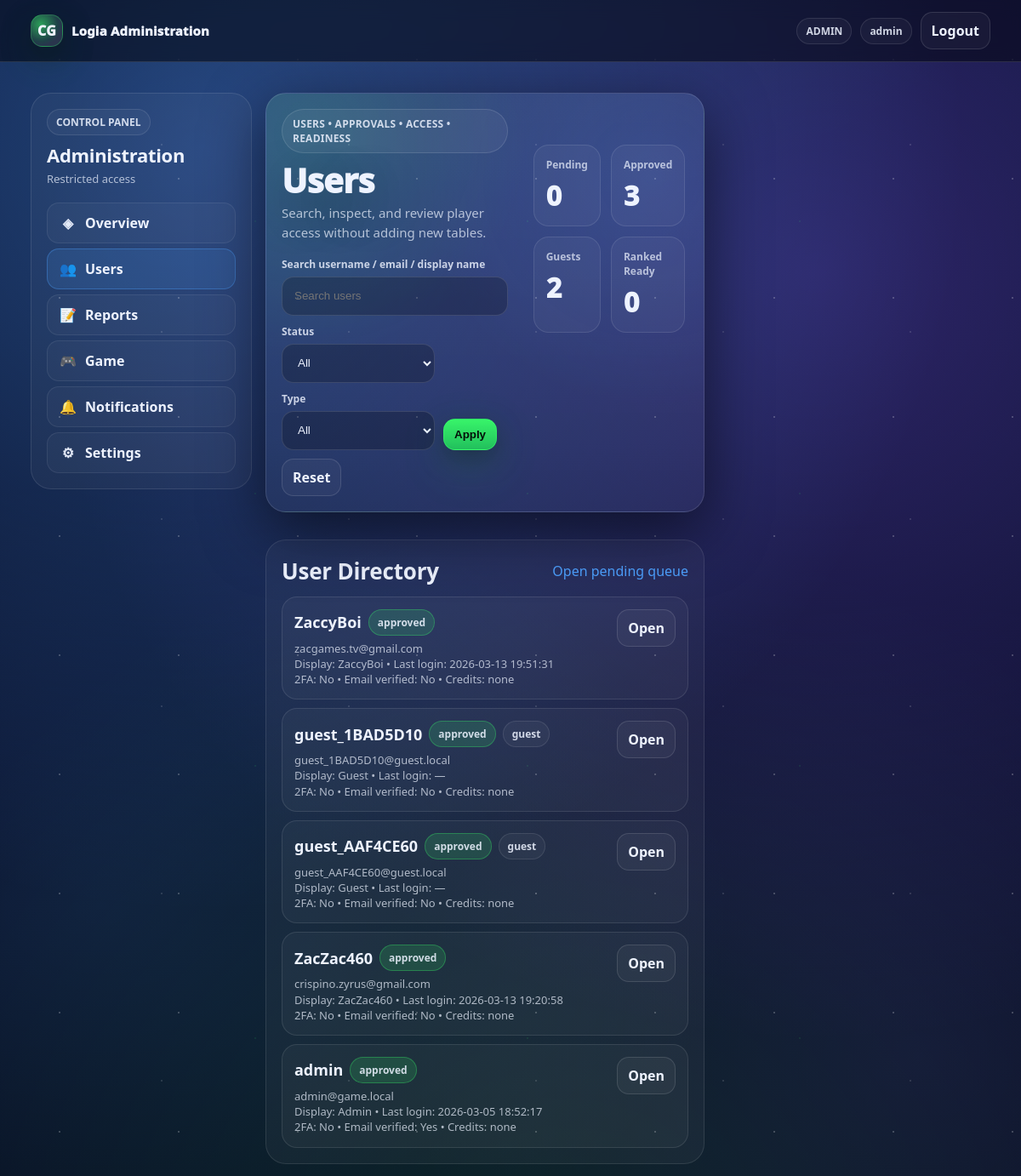
Before: /admin/users.php (signed in, upper part) with the older database file.
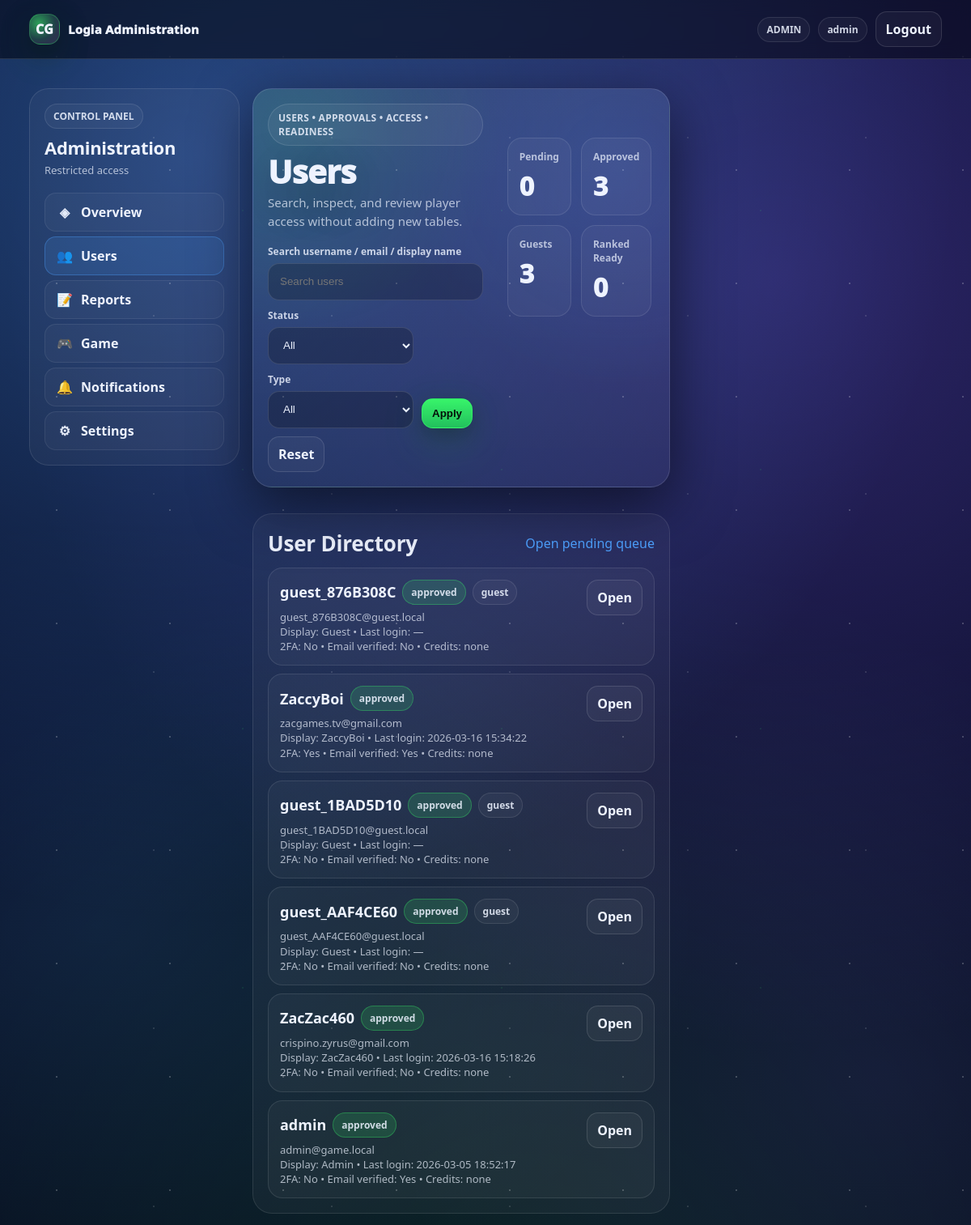
After: the same page with the newer database file.
### tables this page shows
CREATE TABLE `roles` (
  `id` smallint UNSIGNED NOT NULL,
  `name` varchar(32) NOT NULL,
  `description` varchar(255) DEFAULT NULL
);

CREATE TABLE `users` (
  `id` bigint UNSIGNED NOT NULL,
  `username` varchar(32) NOT NULL,
  `email` varchar(255) NOT NULL,
  `password_hash` varchar(255) NOT NULL,
  `display_name` varchar(64) DEFAULT NULL,
  `email_verified_at` datetime DEFAULT NULL,
  `failed_login_attempts` int NOT NULL DEFAULT '0',
  `security_challenge_required` tinyint(1) NOT NULL DEFAULT '0',
  `last_failed_login_at` datetime DEFAULT NULL,
  `approval_status` enum('pending','approved','rejected') NOT NULL DEFAULT 'pending',
  `approved_by` bigint UNSIGNED DEFAULT NULL,
  `approved_at` datetime DEFAULT NULL,
  `rejected_reason` varchar(255) DEFAULT NULL,
  `is_active` tinyint(1) NOT NULL DEFAULT '1',
  `is_guest` tinyint(1) NOT NULL DEFAULT '0',
  `banned_until` datetime DEFAULT NULL,
  `bank_link_status` enum('none','pending','linked','failed') NOT NULL DEFAULT 'none',
  `bank_linked_at` datetime DEFAULT NULL,
  `appearance_mode` enum('default','dark','light') NOT NULL DEFAULT 'default',
  `last_login_at` datetime DEFAULT NULL,
  `created_at` datetime NOT NULL DEFAULT CURRENT_TIMESTAMP,
  `updated_at` datetime NOT NULL DEFAULT CURRENT_TIMESTAMP ON UPDATE CURRENT_TIMESTAMP,
  `level` int DEFAULT '1',
  `exp` int DEFAULT '0',
  `exp_to_next` int DEFAULT '100',
  `credits` int DEFAULT '0',
  `matches_played` int DEFAULT '0',
  `matches_won` int DEFAULT '0',
  `bio` text,
  `avatar_path` varchar(255) DEFAULT NULL,
  `favorite_deck` varchar(100) DEFAULT NULL,
  `tagline` varchar(120) DEFAULT NULL
);

### includes/helpers.php (called while the page is built, shortened)
<?php
function h($s): string {
  return htmlspecialchars((string)$s, ENT_QUOTES, 'UTF-8');
}

### includes/auth.php (called while the page is built, shortened)
<?php
require_once __DIR__ . '/db.php';
require_once __DIR__ . '/helpers.php';
function current_user(): ?array {
  global $mysqli;
  $uid = (int)($_SESSION['user_id'] ?? 0);
  load_user_into_session($mysqli, $uid);
  return $_SESSION['user'] ?? null;
}
function load_user_into_session(mysqli $mysqli, int $uid): void {
  $stmt = $mysqli->prepare("
    SELECT id, username, email, display_name,
          avatar_path, bio, favorite_deck, tagline, appearance_mode,
          is_active, is_guest,
          approval_status, email_verified_at,
          bank_link_status, banned_until, last_login_at,
          level, exp, exp_to_next, credits, matches_played, matches_won,
          created_at
    FROM users
    WHERE id = ?
    LIMIT 1
  ");
  $stmt->bind_param("i", $uid);
  $stmt->execute();
  $u = $stmt->get_result()->fetch_assoc();
  $mode = (string)($u['appearance_mode'] ?? 'default');
  $stmt = $mysqli->prepare("
    SELECT r.name
    FROM user_roles ur
    JOIN roles r ON r.id = ur.role_id
    WHERE ur.user_id = ?
    ORDER BY r.name
  ");
  $stmt->bind_param("i", $uid);
  $stmt->execute();
  $rs = $stmt->get_result();
}

### admin/users.php (the view, shortened to what this page needs)
<?php
require_once __DIR__ . "/../includes/db.php";
require_once __DIR__ . "/../includes/helpers.php";
require_once __DIR__ . "/../includes/auth.php";
$bp = base_path();
$user = current_user();
$adminName = $user['username'] ?? $user['email'] ?? 'Administrator';
$user_id = (int)($_GET['user_id'] ?? 0);
$q = trim((string)($_GET['q'] ?? ''));
function page_header(string $title, string $bp, string $adminName, string $active = 'users'): void {
?>
<!doctype html>
<html lang="en">
<head>
  <link rel="stylesheet" href="<?= h($bp) ?>/assets/style.css"/>
  <link rel="stylesheet" href="<?= h($bp) ?>/assets/hub.css"/>
  <link rel="stylesheet" href="<?= h($bp) ?>/assets/adminstyle.css"/>
</head>
<body class="hub adminhub">
<header class="topnav">
  <div class="topnav__inner">
    <a class="logo" href="<?= h($bp) ?>/admin/index.php">
      <span class="logo__mark">CG</span>
      <span class="logo__text">Logia Administration</span>
    </a>
    <div class="navactions">
      <span class="pill">ADMIN</span>
      <span class="pill"><?= h($adminName) ?></span>
      <a class="btn btn-ghost" href="<?= h($bp) ?>/logout.php">Logout</a>
    </div>
  </div>
</header>
<main class="container admin-page">
  <section class="admin-shell">
    <aside class="admin-side card-soft">
      <div class="admin-side__head">
        <div class="pill">CONTROL PANEL</div>
        <h2>Administration</h2>
        <p>Restricted access</p>
      </div>
      <nav class="admin-menu">
        <a class="admin-menu__item <?= $active === 'overview' ? 'is-active' : '' ?>" href="<?= h($bp) ?>/admin/index.php"><span class="admin-menu__icon">◈</span><span>Overview</span></a>
        <a class="admin-menu__item <?= $active === 'users' ? 'is-active' : '' ?>" href="<?= h($bp) ?>/admin/users.php"><span class="admin-menu__icon">👥</span><span>Users</span></a>
        <a class="admin-menu__item <?= $active === 'reports' ? 'is-active' : '' ?>" href="<?= h($bp) ?>/admin/reports.php"><span class="admin-menu__icon">📝</span><span>Reports</span></a>
        <a class="admin-menu__item" href="<?= h($bp) ?>/admin/game.php"><span class="admin-menu__icon">🎮</span><span>Game</span></a>
        <a class="admin-menu__item" href="<?= h($bp) ?>/admin/notifications.php"><span class="admin-menu__icon">🔔</span><span>Notifications</span></a>
        <a class="admin-menu__item <?= $active === 'settings' ? 'is-active' : '' ?>" href="<?= h($bp) ?>/admin/settings.php"><span class="admin-menu__icon">⚙</span><span>Settings</span></a>
      </nav>
    </aside>
    <section class="admin-main">
<?php
}
function page_footer(string $bp): void {
?>
    </section>
  </section>
</main>
</body>
</html>
<?php
}
function status_badge(string $status): string {
  $safe = h($status);
  $class = 'pill admin-status-badge';
  if ($status === 'approved') $class .= ' is-approved';
  return '<span class="' . $class . '">' . $safe . '</span>';
}
page_header($user_id > 0 ? 'User Details' : 'Users', $bp, $adminName, 'users');
  ?>
  <?php
$sql = "
  SELECT u.id, u.username, u.email, u.display_name, u.approval_status, u.is_guest,
         u.is_active, u.last_login_at, u.created_at, u.email_verified_at, u.bank_link_status,
         COALESCE(t.is_enabled, 0) AS twofa_enabled
  FROM users u
  LEFT JOIN two_factor_secrets t ON t.user_id = u.id
";
$sql .= " ORDER BY u.created_at DESC LIMIT 150";
$stmt = $mysqli->prepare($sql);
$stmt->execute();
$rows = $stmt->get_result()->fetch_all(MYSQLI_ASSOC);
$pendingCount = (int)($mysqli->query("SELECT COUNT(*) c FROM users WHERE approval_status='pending' AND is_guest=0")->fetch_assoc()['c'] ?? 0);
$approvedCount = (int)($mysqli->query("SELECT COUNT(*) c FROM users WHERE approval_status='approved' AND is_guest=0")->fetch_assoc()['c'] ?? 0);
$guestCount = (int)($mysqli->query("SELECT COUNT(*) c FROM users WHERE is_guest=1")->fetch_assoc()['c'] ?? 0);
$rankedCount = (int)($mysqli->query("SELECT COUNT(*) c FROM users u LEFT JOIN two_factor_secrets t ON t.user_id=u.id WHERE u.is_guest=0 AND u.approval_status='approved' AND u.is_active=1 AND u.email_verified_at IS NOT NULL AND u.bank_link_status='linked' AND COALESCE(t.is_enabled,0)=1 AND (u.banned_until IS NULL OR u.banned_until<=NOW())")->fetch_assoc()['c'] ?? 0);
?>
<article class="admin-hero card admin-hero--compact">
  <div class="admin-hero__copy">
    <div class="chip">USERS • APPROVALS • ACCESS • READINESS</div>
    <h1>Users</h1>
    <p class="lead">Search, inspect, and review player access without adding new tables.</p>
    <form method="get" class="cta users-filter-form">
      <div class="users-filter-field users-filter-field--search">
        <label>Search username / email / display name</label>
        <input name="q" value="<?= h($q) ?>" placeholder="Search users"/>
      </div>
      <div class="users-filter-field">
        <label>Status</label>
        <select name="status">
          <option value="">All</option>
        </select>
      </div>
      <div class="users-filter-field">
        <label>Type</label>
        <select name="type">
          <option value="">All</option>
        </select>
      </div>
      <button class="btn btn-primary" type="submit">Apply</button>
      <a class="btn btn-ghost" href="<?= h($bp) ?>/admin/users.php">Reset</a>
    </form>
  </div>
  <div class="admin-hero__panel">
    <div class="statpanel">
      <div class="statgrid">
        <div class="stat"><div class="stat__label">Pending</div><div class="stat__value"><?= h((string)$pendingCount) ?></div></div>
        <div class="stat"><div class="stat__label">Approved</div><div class="stat__value"><?= h((string)$approvedCount) ?></div></div>
        <div class="stat"><div class="stat__label">Guests</div><div class="stat__value"><?= h((string)$guestCount) ?></div></div>
        <div class="stat"><div class="stat__label">Ranked Ready</div><div class="stat__value"><?= h((string)$rankedCount) ?></div></div>
      </div>
    </div>
  </div>
</article>
<article class="admin-panel card-soft admin-card-pad admin-panel--spaced">
  <div class="admin-panel__head">
    <h2>User Directory</h2>
    <a href="<?= h($bp) ?>/admin/pending-users.php">Open pending queue</a>
  </div>
  <?php if (!$rows): ?>
    <div class="activity-item"><div class="activity-item__icon">•</div><div><div class="activity-item__title">No users found</div><div class="activity-item__meta">Try a broader filter.</div></div></div>
  <?php else: ?>
    <div class="activity-list">
      <?php foreach ($rows as $r):
      ?>
        <div class="queue-item queue-item--top">
          <div class="queue-item__main queue-item__main--fluid">
            <div class="queue-item__title queue-item__title--badges">
              <span><?= h($r['username']) ?></span>
              <?= status_badge((string)$r['approval_status']) ?>
              <?php if ((int)$r['is_guest'] === 1): ?><span class="pill">guest</span><?php endif; ?>
            </div>
            <div class="queue-item__meta queue-item__meta--spaced"><?= h($r['email']) ?></div>
            <div class="queue-item__meta">Display: <?= h($r['display_name'] ?: '—') ?> • Last login: <?= h($r['last_login_at'] ?: '—') ?></div>
            <div class="queue-item__meta">2FA: <?= ((int)$r['twofa_enabled'] === 1) ? 'Yes' : 'No' ?> • Email verified: <?= $r['email_verified_at'] ? 'Yes' : 'No' ?> • Credits: <?= h($r['bank_link_status'] ?? 'none') ?></div>
          </div>
          <div class="queue-actions">
            <a class="btn btn-ghost" href="<?= h($bp) ?>/admin/users.php?user_id=<?= (int)$r['id'] ?>">Open</a>
          </div>
        </div>
      <?php endforeach; ?>
    </div>
  <?php endif; ?>
</article>
<?php
page_footer($bp);

### assets/hub.css (style rules this page uses)
body.hub .container, body.hub .topnav__inner { max-width: 1520px; width: calc(100% - 36px); }

### assets/adminstyle.css (style rules this page uses)
.admin-shell { display:grid; grid-template-columns:260px minmax(0,1fr) 320px; gap:16px; align-items:start; }
.admin-page { padding-top:18px; padding-bottom:24px; }
.admin-side { padding:18px; border-radius:24px; }
.admin-side__head { margin-bottom:18px; }
.admin-side__head h2 { margin:8px 0 4px; font-size:22px; }
.admin-side__head p { font-size:13px; color:var(--muted); }
.admin-menu { display:grid; gap:6px; }
.admin-menu__item { display:flex; align-items:center; gap:10px; padding:12px 14px; border-radius:14px; text-decoration:none; color:var(--text); border:1px solid rgba(255,255,255,.08); background:rgba(255,255,255,.03); font-weight:700; }
.admin-menu__item.is-active { background:rgba(78,161,255,.14); border-color:rgba(78,161,255,.35); }
.admin-menu__icon { width:20px; text-align:center; }
.admin-main { display:grid; gap:16px; }
.admin-hero { padding:20px; border-radius:24px; position:relative; overflow:hidden; }
.admin-hero--compact { padding:18px; }
.admin-hero h1 { font-size:40px; font-weight:950; margin:10px 0 6px; }
.admin-hero .lead { color:var(--muted); }
.admin-hero__copy { max-width:760px; }
.admin-hero__panel { margin-top:16px; }
.statpanel { padding:14px; }
.statgrid { display:grid; grid-template-columns:repeat(2,1fr); gap:12px; }
.stat { padding:14px; border-radius:18px; border:1px solid rgba(255,255,255,.10); background:rgba(255,255,255,.04); }
.stat__label { font-size:12px; color:var(--muted); font-weight:800; }
.stat__value { font-size:32px; font-weight:950; }
.admin-panel { padding:18px; border-radius:24px; }
.admin-panel--spaced { padding:18px; margin-top:16px; }
.admin-panel__head { display:flex; justify-content:space-between; align-items:center; margin-bottom:12px; }
.admin-panel h2 { font-size:26px; margin:0; }
.admin-card-pad { padding:18px; }
.activity-list { display:grid; gap:10px; }
.queue-item { display:flex; gap:14px; padding:14px; border-radius:18px; border:1px solid rgba(255,255,255,.10); background:rgba(255,255,255,.035); }
.queue-item--top { align-items:flex-start; }
.queue-item__main { flex:1; }
.queue-item__main--fluid { min-width:0; }
.queue-item__title { font-weight:900; font-size:18px; }
.queue-item__title--badges { display:flex; gap:8px; align-items:center; flex-wrap:wrap; }
.queue-item__meta { font-size:13px; color:var(--muted); }
.queue-item__meta--spaced { margin-top:6px; }
.queue-actions { display:flex; gap:8px; flex-wrap:wrap; }
.users-filter-form { align-items:end; }
.users-filter-field { min-width:180px; }
.users-filter-field--search { min-width:240px; flex:1; }
.users-filter-form label { display:block; margin:0 0 6px; font-size:12px; font-weight:900; color:rgba(238,243,255,.82); }
.users-filter-form input, .users-filter-form select { width:100%; min-height:46px; padding:12px 14px; border-radius:14px; border:1px solid rgba(255,255,255,.12); background:rgba(0,0,0,.22); color:var(--text); outline:none; }
.admin-status-badge { background:rgba(255,255,255,.06); }
.admin-status-badge.is-approved { background:rgba(57,255,106,.14); border-color:rgba(57,255,106,.30); }
.chip { display:inline-flex; align-items:center; gap:8px; padding:8px 12px; border-radius:999px; border:1px solid rgba(255,255,255,.12); background:rgba(255,255,255,.05); color:rgba(238,243,255,.84); font-size:12px; font-weight:900; letter-spacing:.02em; }

Changed rows visible on the page:
added users: username "guest_876B308C", approval_status "approved", is_guest "guest", email "guest_876B308C@guest.local", display_name "Guest", last_login_at "—", shows "No", bank_link_status "none"
changed users "ZaccyBoi": last_login_at "2026-03-13 19:51:31" → "2026-03-16 15:34:22"; text "No" → "Yes"; email_verified_at "No" → "Yes"
changed users "ZacZac460": last_login_at "2026-03-13 19:20:58" → "2026-03-16 15:18:26"
Other visible differences:
$guestCount: "2" → "3"
